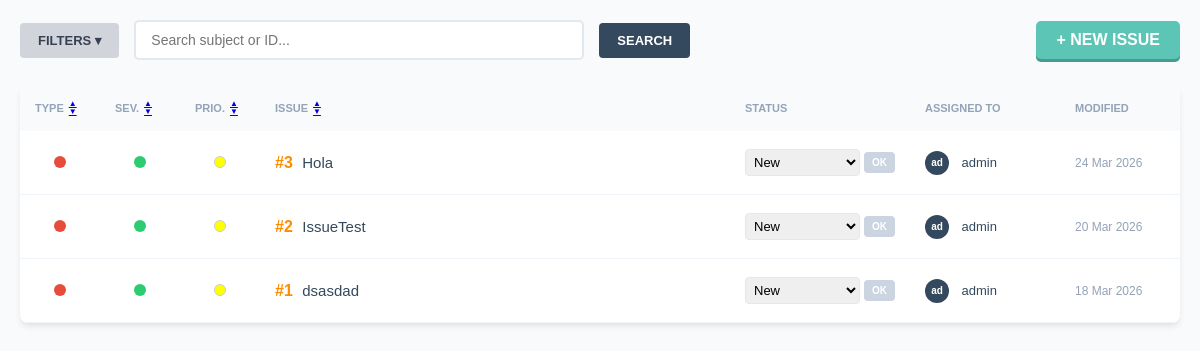
The app's page /, older data.
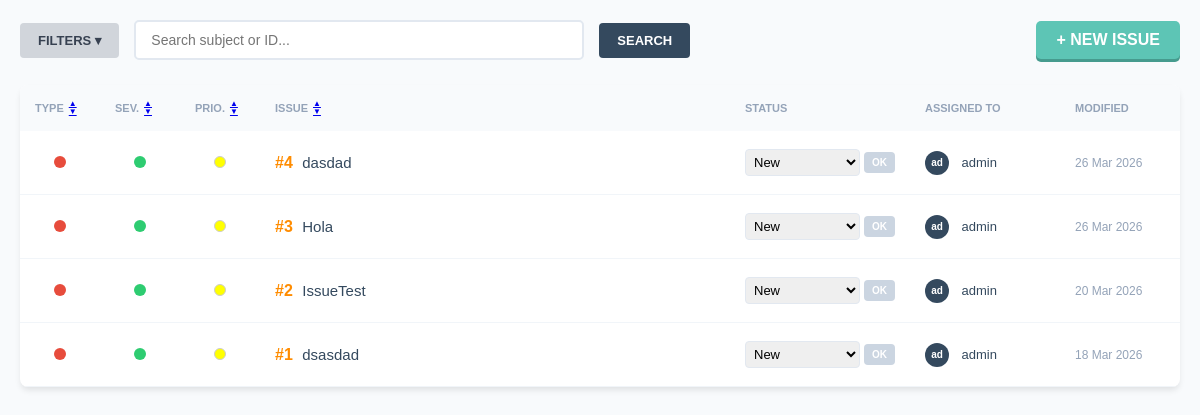
The same page, newer data.
### issues/models.py (models this page shows, shortened)
class Issue(models.Model):
    STATUS_CHOICES = [('New', 'New'), ('In Progress', 'In Progress'), ('Ready for test', 'Ready for test'), ('Closed', 'Closed'), ('Needs Info', 'Needs Info'), ('Rejected', 'Rejected'), ('Postponed', 'Postponed')]
    PRIORITY_CHOICES = [('Low', 'Low'), ('Normal', 'Normal'), ('High', 'High')]
    TYPE_CHOICES = [('Bug', 'Bug'), ('Question', 'Question'), ('Enhancement', 'Enhancement')]
    SEVERITY_CHOICES = [('Minor', 'Minor'), ('Normal', 'Normal'), ('Important', 'Important'), ('Critical', 'Critical')]
    subject = models.CharField(max_length=200) # En Taiga és 'Subject', no 'Title'
    description = models.TextField(blank=True)
    creator = models.ForeignKey(User, on_delete=models.CASCADE, related_name='created_issues')
    assignee = models.ForeignKey(User, on_delete=models.SET_NULL, null=True, blank=True, related_name='assigned_issues')
    status = models.CharField(max_length=20, choices=STATUS_CHOICES, default='New')
    priority = models.CharField(max_length=20, choices=PRIORITY_CHOICES, default='Normal')
    issue_type = models.CharField(max_length=20, choices=TYPE_CHOICES, default='Bug')
    issue_severity = models.CharField(max_length=20, choices=SEVERITY_CHOICES, default='Normal')
    deadline = models.DateField(null=True, blank=True)
    created_at = models.DateTimeField(auto_now_add=True)
    modified_at = models.DateTimeField(auto_now=True)

### issues/views.py (the view)
# urls.py: path('', issue_list, name='issue_list'),      # La página principal será la lista
def issue_list(request):
    order_param = request.GET.get('order_by', '-created_at')
    issues = Issue.objects.all().order_by(order_param)
    selected_types = request.GET.getlist('issue_type')
    selected_statuses = request.GET.getlist('filter_status')
    selected_severities = request.GET.getlist('issue_severity')
    selected_priorities = request.GET.getlist('priority')
    f_assignee = request.GET.get('assigned_to')
    search_query = request.GET.get('search', '').strip()
    if search_query:
        issues = issues.filter(Q(subject__icontains=search_query) | Q(id__icontains=search_query))
    if selected_types:
        issues = issues.filter(issue_type__in=selected_types)
    if selected_severities:
        issues = issues.filter(issue_severity__in=selected_severities)
    if selected_statuses:
        issues = issues.filter(status__in=selected_statuses)
    if selected_priorities:
        issues = issues.filter(priority__in=selected_priorities)
    if f_assignee:
        issues = issues.filter(assignee_id=f_assignee)
    def toggle_order(field):
        if order_param == field:
            return f"-{field}" # Si ya es asc, pasamos a desc
        return field # Si es cualquier otra cosa, ponemos asc
    base_stats = Issue.objects.all()
    users = User.objects.annotate(num_issues=Count('assigned_issues'))
    all_types = ['Bug', 'Question', 'Enhancement']
    all_severities = ['Wishlist', 'Minor', 'Normal', 'Important', 'Critical']
    all_statuses = ['New', 'In Progress', 'Ready for test', 'Needs Info', 'Rejected', 'Postponed', 'Closed']
    counts = {
        'bug': base_stats.filter(issue_type='Bug').count(),
        'question': base_stats.filter(issue_type='Question').count(),
        'enhancement': base_stats.filter(issue_type='Enhancement').count(),
        'wishlist': base_stats.filter(issue_severity='Wishlist').count(),
        'minor': base_stats.filter(issue_severity='Minor').count(),
        'normal_sev': base_stats.filter(issue_severity='Normal').count(),
        'important': base_stats.filter(issue_severity='Important').count(),
        'critical': base_stats.filter(issue_severity='Critical').count(),
        'new': base_stats.filter(status='New').count(),
        'in_progress': base_stats.filter(status='In Progress').count(),
        'ready_test': base_stats.filter(status='Ready for test').count(),
        'needs_info': base_stats.filter(status='Needs Info').count(),
        'rejected': base_stats.filter(status='Rejected').count(),
        'postponed': base_stats.filter(status='Postponed').count(),
        'closed': base_stats.filter(status='Closed').count(),
    }
    context = {
        'issues': issues,
        'counts': counts,
        'users': users,
        'show_filters': request.GET.get('show_filters') == '1',
        'all_types': all_types,
        'all_severities': all_severities,
        'all_statuses': all_statuses,
        'selected_types': selected_types,
        'selected_severities': selected_severities,
        'selected_statuses': selected_statuses,
        'search_query': search_query,
        'f_assignee': f_assignee,
        'current_order':order_param,
        'order_links': {
            'type': toggle_order('issue_type'),
            'sev': toggle_order('issue_severity'),
            'prio': toggle_order('priority'),
            'subj': toggle_order('subject'),
            'stat': toggle_order('status'),
            'assign': toggle_order('assignee'),
            'mod': toggle_order('modified_at'),
        },
    }
    return render(request, 'issues/list.html', context)

### issues/templates/issues/list.html (shortened to what this page needs)
<!DOCTYPE html>
<html lang="es">
<head>
</head>
<body>
<div class="container">
    <form method="GET" action="{% url 'issue_list' %}" id="filter-form">
        <div class="header-nav">
            {% if show_filters %}
            <a href="?show_filters=0" class="btn-action active">FILTERS ▴</a>
            {% else %}
            <a href="?show_filters=1" class="btn-action">FILTERS ▾</a>
            {% endif %}
            <div class="search-wrapper">
                <input type="text" name="search" placeholder="Search subject or ID..." value="{{ search_query|default:'' }}">
            </div>
            <button type="submit" class="btn-action active">SEARCH</button>
            <a href="{% url 'issue_create' %}" class="btn-new">+ NEW ISSUE</a>
        </div>
        <div class="main-layout">
            <div class="table-wrapper">
                <table>
                    <thead>
                    <tr>
                        <th width="80">
                            <div class="th-content">TYPE
                                <div class="sort-arrows">
                                    <a href="?order_by=issue_type&show_filters={{ show_filters|yesno:'1,0' }}" class="{% if current_order == 'issue_type' %}active{% endif %}">▲</a>
                                    <a href="?order_by=-issue_type&show_filters={{ show_filters|yesno:'1,0' }}" class="{% if current_order == '-issue_type' %}active{% endif %}">▼</a>
                                </div>
                            </div>
                        </th>
                        <th width="80">
                            <div class="th-content">SEV.
                                <div class="sort-arrows">
                                    <a href="?order_by=issue_severity&show_filters={{ show_filters|yesno:'1,0' }}" class="{% if current_order == 'issue_severity' %}active{% endif %}">▲</a>
                                    <a href="?order_by=-issue_severity&show_filters={{ show_filters|yesno:'1,0' }}" class="{% if current_order == '-issue_severity' %}active{% endif %}">▼</a>
                                </div>
                            </div>
                        </th>
                        <th width="80">
                            <div class="th-content">PRIO.
                                <div class="sort-arrows">
                                    <a href="?order_by=priority&show_filters={{ show_filters|yesno:'1,0' }}" class="{% if current_order == 'priority' %}active{% endif %}">▲</a>
                                    <a href="?order_by=-priority&show_filters={{ show_filters|yesno:'1,0' }}" class="{% if current_order == '-priority' %}active{% endif %}">▼</a>
                                </div>
                            </div>
                        </th>
                        <th>
                            <div class="th-content">ISSUE
                                <div class="sort-arrows">
                                    <a href="?order_by=subject&show_filters={{ show_filters|yesno:'1,0' }}" class="{% if current_order == 'subject' %}active{% endif %}">▲</a>
                                    <a href="?order_by=-subject&show_filters={{ show_filters|yesno:'1,0' }}" class="{% if current_order == '-subject' %}active{% endif %}">▼</a>
                                </div>
                            </div>
                        </th>
                        <th width="180">STATUS</th>
                        <th width="150">ASSIGNED TO</th>
                        <th width="120">MODIFIED</th>
                    </tr>
                    </thead>
                    <tbody>
                    {% for issue in issues %}
                    <tr>
                        <td align="center"><span class="dot type-{{ issue.issue_type|lower }}"></span></td>
                        <td align="center"><span class="dot sev-{{ issue.issue_severity|lower }}"></span></td>
                        <td align="center"><span class="dot prio-{{ issue.priority|lower }}"></span></td>
                        <td>
                            <a href="{% url 'issue_detail' issue.id %}" class="ref-number">#{{ issue.id }}</a>
                            <a href="{% url 'issue_detail' issue.id %}" class="subject-link">{{ issue.subject }}</a>
                        </td>
                        <td>
                            <div style="display:flex; align-items:center;">
                                <select name="status" form="update-form-{{ issue.id }}" style="padding: 4px; border: 1px solid #e2e8f0; border-radius: 4px; font-size: 13px; flex-grow:1;">
                                    {% for st in all_statuses %}
                                    <option value="{{ st }}" {% if issue.status == st %}selected{% endif %}>{{ st }}</option>
                                    {% endfor %}
                                </select>
                                <button type="submit" form="update-form-{{ issue.id }}" class="btn-save-status">OK</button>
                            </div>
                        </td>
                        <td>
                            <div class="user-info">
                                <span class="user-avatar">{{ issue.assignee.username|slice:":2"|default:"--" }}</span>
                                <span style="font-size: 13px;">{{ issue.assignee.username|default:"Unassigned" }}</span>
                            </div>
                        </td>
                        <td style="color: #94a3b8; font-size: 12px;">{{ issue.modified_at|date:"d M Y" }}</td>
                    </tr>
                    {% endfor %}
                    </tbody>
                </table>
            </div>
        </div>
    </form>
</div>
</body>
</html>

### issues/templates/issues/list.html (style rules this page uses)
* { box-sizing: border-box; margin: 0; padding: 0; font-family: 'Ubuntu', sans-serif; }
:root { --taiga-main: #34495e; --taiga-accent: #5dc5b5; --taiga-orange: #ff8c00; --taiga-bg: #f8fafc; --sidebar-header: #edf2f7; }
body { background: var(--taiga-bg); color: var(--taiga-main); padding: 20px; }
.container { max-width: 1400px; margin: 0 auto; }
.header-nav { display: flex; align-items: center; gap: 15px; margin-bottom: 25px; }
.btn-action { background: #d1d5db; color: #374151; padding: 10px 18px; border-radius: 4px; text-decoration: none; font-weight: bold; font-size: 13px; display: flex; align-items: center; gap: 8px; border: none; cursor: pointer; }
.btn-action.active { background: var(--taiga-main); color: white; }
.search-wrapper { position: relative; flex-grow: 1; max-width: 450px; }
.search-wrapper input { width: 100%; padding: 10px 15px; border: 2px solid #e2e8f0; border-radius: 5px; outline: none; font-size: 14px; }
.btn-new { background: var(--taiga-accent); color: white; padding: 10px 20px; border-radius: 5px; text-decoration: none; font-weight: bold; box-shadow: 0 3px 0 #469b8e; margin-left: auto; }
.main-layout { display: flex; gap: 25px; }
.table-wrapper { flex-grow: 1; background: white; border-radius: 8px; box-shadow: 0 4px 6px -1px rgba(0,0,0,0.1); overflow: hidden; }
table { width: 100%; border-collapse: collapse; }
th { background: #f8fafc; padding: 15px; text-align: left; font-size: 11px; color: #94a3b8; text-transform: uppercase; }
td { padding: 18px 15px; border-bottom: 1px solid #f1f5f9; vertical-align: middle; }
.dot { width: 12px; height: 12px; border-radius: 50%; display: inline-block; }
.type-bug { background-color: #e74c3c; }
.sev-normal { background-color: #2ecc71; }
.prio-normal { background-color: #FFFF00; border: 1px solid #ccc; }
.ref-number { color: var(--taiga-orange); font-weight: bold; text-decoration: none; margin-right: 5px; }
.subject-link { text-decoration: none; color: var(--taiga-main); font-weight: 500; font-size: 15px; }
.user-avatar { width: 24px; height: 24px; border-radius: 50%; background: #34495e; color: white; display: inline-flex; align-items: center; justify-content: center; font-size: 10px; font-weight: bold; margin-right: 8px; }
.btn-save-status { background: #cbd5e1; color: white; border: none; padding: 5px 8px; border-radius: 4px; font-size: 10px; font-weight: bold; cursor: pointer; margin-left: 4px; }
.th-content { display: flex; align-items: center; gap: 5px; text-decoration: none; color: #94a3b8; }
.sort-arrows { display: flex; flex-direction: column; font-size: 8px; line-height: 1; color: #cbd5e1; }

Row changes from the older to the newer data that the page shows:
added Issue: id "4", subject "dasdad", status "New", assignee.username "ad", assignee.username "admin", modified_at "26 Mar 2026"
changed Issue "Hola": modified_at "24 Mar 2026" → "26 Mar 2026"
